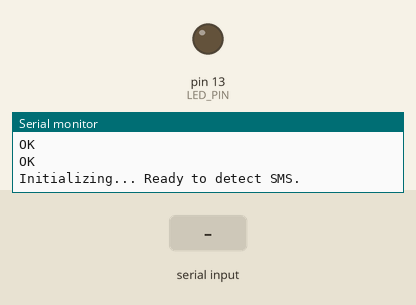
The sketch below on a simulated Arduino Uno, built with avr-gcc and run on an emulated ATmega328P. On the bench: output pins drawn as LEDs (lit = HIGH), the last lines printed to the serial monitor. The test bench sets the inputs (shaded band). The modem accepts every AT command (registered, SIM ready, sends succeed) and sends nothing else.

Above: at 4.2 s.
4.3 s: "+CMT:\n" received over the second serial link
At 5.6 s:
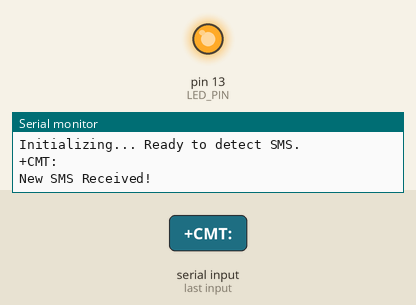
Timing chart, 0 to 10.8 s (numbered marks = the images above; inputs shaded):
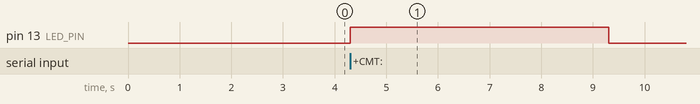

The sketch:

Final_code_GSM_module_for_SMS.ino
```cpp
#include <SoftwareSerial.h>

// Create software serial object to communicate with SIM800L
SoftwareSerial mySerial(3, 2);  // SIM800L Tx & Rx connected to Arduino pins 3 & 2

#define LED_PIN 13  // Define LED pin (built-in LED on most Arduino boards)

void setup() {
  // Begin serial communication with Arduino IDE (Serial Monitor)
  Serial.begin(9600);

  // Begin serial communication with SIM800L
  mySerial.begin(9600);

  // Initialize LED pin as output
  pinMode(LED_PIN, OUTPUT);

  // Initialize SIM800L
  sendATCommand("AT", 1000);                 // Test communication
  sendATCommand("AT+CMGF=1", 1000);          // Set SMS text mode
  sendATCommand("AT+CNMI=1,2,0,0,0", 1000);  // Enable SMS notifications

  Serial.println("Initializing... Ready to detect SMS.");
}

void loop() {
  updateSerial();
}

void updateSerial() {
  while (Serial.available()) {
    mySerial.write(Serial.read());  // Forward what Serial received to Software Serial Port
  }

  static String buffer = "";  // Persistent buffer to store incoming data

  while (mySerial.available()) {
    char incomingChar = mySerial.read();
    Serial.write(incomingChar);  // Forward what Software Serial received to Serial Port

    buffer += incomingChar;

    if (incomingChar == '\n') {             // Process complete lines
      if (buffer.indexOf("+CMT:") != -1) {  // Check for SMS reception
        Serial.println("New SMS Received!");
        digitalWrite(LED_PIN, HIGH);  // Turn on LED
        delay(5000);                  // Keep LED on for 5 seconds
        digitalWrite(LED_PIN, LOW);   // Turn off LED
      }
      buffer = "";  // Clear buffer after processing
    }
  }
}

void sendATCommand(String command, int waitTime) {
  mySerial.println(command);
  delay(waitTime);
  while (mySerial.available()) {
    Serial.write(mySerial.read());  // Display response for debugging
  }
}
```

Measured:
- after the input at 4.3 s, pin 13 (LED_PIN): LOW → HIGH at once, → LOW 5.0 s later
